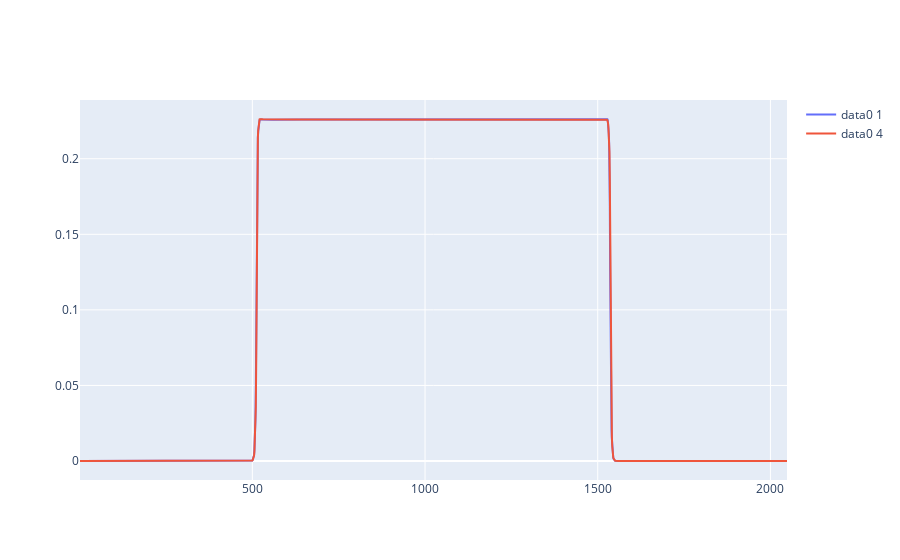

The cell this chart's notebook holds for it:
### Code cell
# plot with plotly go traces
import plotly.graph_objects as go

fig = go.Figure()

fig.add_trace(go.Scatter(x=data0[:,0], y=data0[:,1], mode='lines', name='data0 1'))
fig.add_trace(go.Scatter(x=data0[:,0], y=data0[:,4], mode='lines', name='data0 4'))

fig.show()

### Figure 1 — Plotly figure (JSON) as saved in the notebook; plotly's stock layout.template omitted (floating-point values rounded to 4 significant figures; data arrays with more than 128 entries replaced by an {"elided": "..."} marker saying what was removed)
{"data": [{"mode": "lines", "name": "data0 1", "type": "scatter", "x": {"elided": "2048 int values"}, "y": {"elided": "2048 float values"}}, {"mode": "lines", "name": "data0 4", "type": "scatter", "x": {"elided": "2048 int values"}, "y": {"elided": "2048 float values"}}], "layout": {}}
